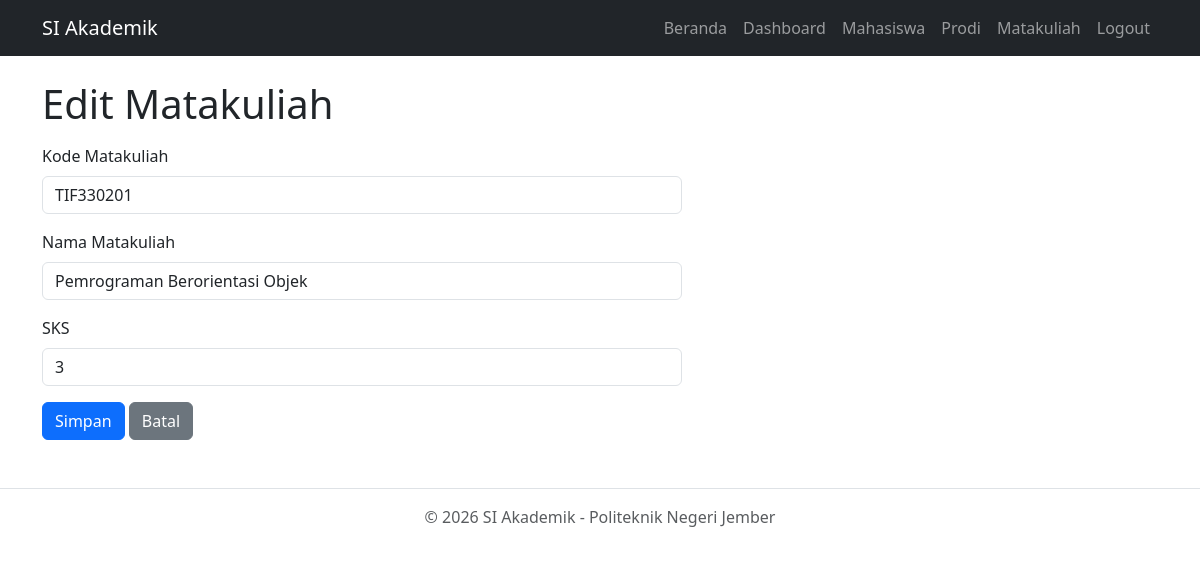
Page /matakuliah/edit/2 (signed in) on the committed database.
### tables this page shows
CREATE TABLE IF NOT EXISTS matakuliah (
    id    INT AUTO_INCREMENT PRIMARY KEY,
    kode  VARCHAR(10)  NOT NULL UNIQUE,
    nama  VARCHAR(100) NOT NULL,
    sks   TINYINT NOT NULL DEFAULT 2
);

### app/Core/Controller.php (called while the page is built, shortened)
<?php
class Controller
{
    protected function view(string $view, array $data = []): void
    {
        require __DIR__ . '/../Views/layouts/main.php';
    }
}

### app/Controllers/MatakuliahController.php (called while the page is built, shortened)
<?php
require_once __DIR__ . '/../Core/Controller.php';
require_once __DIR__ . '/../Services/MatakuliahService.php';
class MatakuliahController extends Controller
{
    private MatakuliahService $service;
    public function __construct(?MatakuliahService $service = null)
    {
        $this->service = $service ?? new MatakuliahService(Database::getInstance());
    }
    public function edit(int $id): void
    {
        $matakuliah = $this->service->find($id);
        $this->view('matakuliah/edit.php', ['matakuliah' => $matakuliah]);
    }
}

### public/index.php (called while the page is built, shortened)
<?php
$base_path = BASE_PATH;
$uri = parse_url($_SERVER['REQUEST_URI'], PHP_URL_PATH);
if (str_starts_with($uri, $base_path)) {
    $uri = substr($uri, strlen($base_path));
}
$uri = trim($uri, '/');
$routes = require __DIR__ . '/../routes/web.php';
require_once __DIR__ . '/../app/Core/Router.php';
$router = new Router($routes);
$router->dispatch($uri);

### config/database.php (called while the page is built)
<?php
return [
    'host'     => 'localhost',
    'port'     => 3306,
    'dbname'   => 'si_akademik_a14',
    'username' => 'root',
    'password' => '',
    'charset'  => 'utf8mb4',
];

### app/Core/Database.php (called while the page is built, shortened)
<?php
class Database
{
    private static ?Database $instance = null;
    private PDO $pdo;
    private function __construct()
    {
        $config = require __DIR__ . '/../../config/database.php';
        $dsn = "mysql:host={$config['host']};port={$config['port']};dbname={$config['dbname']};charset={$config['charset']}";
        $this->pdo = new PDO($dsn, $config['username'], $config['password'], [
            PDO::ATTR_ERRMODE            => PDO::ERRMODE_EXCEPTION,
            PDO::ATTR_DEFAULT_FETCH_MODE => PDO::FETCH_ASSOC,
        ]);
    }
    public static function getInstance(): Database
    {
        if (self::$instance === null) {
            self::$instance = new Database();
        }
        return self::$instance;
    }
    public function getConnection(): PDO
    {
        return $this->pdo;
    }
}

### app/Services/MatakuliahService.php (called while the page is built, shortened)
<?php
require_once __DIR__ . '/../Repositories/MatakuliahRepository.php';
class MatakuliahService
{
    private MatakuliahRepository $repository;
    public function __construct(Database $database)
    {
        $this->repository = new MatakuliahRepository($database);
    }
    public function find(int $id): ?array
    {
        return $this->repository->find($id);
    }
}

### app/Repositories/MatakuliahRepository.php (called while the page is built, shortened)
<?php
require_once __DIR__ . '/../Core/Database.php';
class MatakuliahRepository
{
    private Database $database;
    public function __construct(Database $database)
    {
        $this->database = $database;
    }
    private function pdo(): PDO
    {
        return $this->database->getConnection();
    }
    public function find(int $id): ?array
    {
        $stmt = $this->pdo()->prepare('SELECT * FROM matakuliah WHERE id = :id');
        $stmt->execute(['id' => $id]);
        $row = $stmt->fetch();
        return $row ?: null;
    }
}

### app/Views/matakuliah/edit.php (the view, shortened to what this page needs)
<h1>Edit Matakuliah</h1>
<form action="<?= BASE_PATH ?>/matakuliah/update/<?php echo $matakuliah['id']; ?>" method="POST" class="mt-3" style="max-width: 640px;">
    <div class="mb-3">
        <label for="kode" class="form-label">Kode Matakuliah</label>
        <input type="text" class="form-control" id="kode" name="kode" value="<?php echo htmlspecialchars($matakuliah['kode']); ?>" required>
    </div>
    <div class="mb-3">
        <label for="nama" class="form-label">Nama Matakuliah</label>
        <input type="text" class="form-control" id="nama" name="nama" value="<?php echo htmlspecialchars($matakuliah['nama']); ?>" required>
    </div>
    <div class="mb-3">
        <label for="sks" class="form-label">SKS</label>
        <input type="number" class="form-control" id="sks" name="sks" min="1" max="6" value="<?php echo (int)$matakuliah['sks']; ?>" required>
    </div>
    <button type="submit" class="btn btn-primary">Simpan</button>
    <a href="<?= BASE_PATH ?>/matakuliah" class="btn btn-secondary">Batal</a>
</form>

### app/Core/Router.php (shortened to what this page needs)
<?php
class Router
{
    private array $routes;
    public function __construct(array $routes)
    {
        $this->routes = $routes;
    }
    public function dispatch(string $uri): void
    {
        foreach ($this->routes as $route => $handler) {
            $pattern = preg_replace('#\{([a-zA-Z0-9_]+)\}#', '(?P<$1>[a-zA-Z0-9_]+)', trim($route, '/'));
            if (preg_match('#^' . $pattern . '$#', $uri, $m)) {
                [$controllerName, $method] = explode('@', $handler);
                $params = array_filter($m, function ($key) {
                    return !is_int($key);
                }, ARRAY_FILTER_USE_KEY);
                $controller = new $controllerName();
                $controller->$method(...array_values($params));
                return;
            }
        }
    }
}

### rows in the picture
matakuliah: kode "TIF330201", nama "Pemrograman Berorientasi Objek", sks "3"
